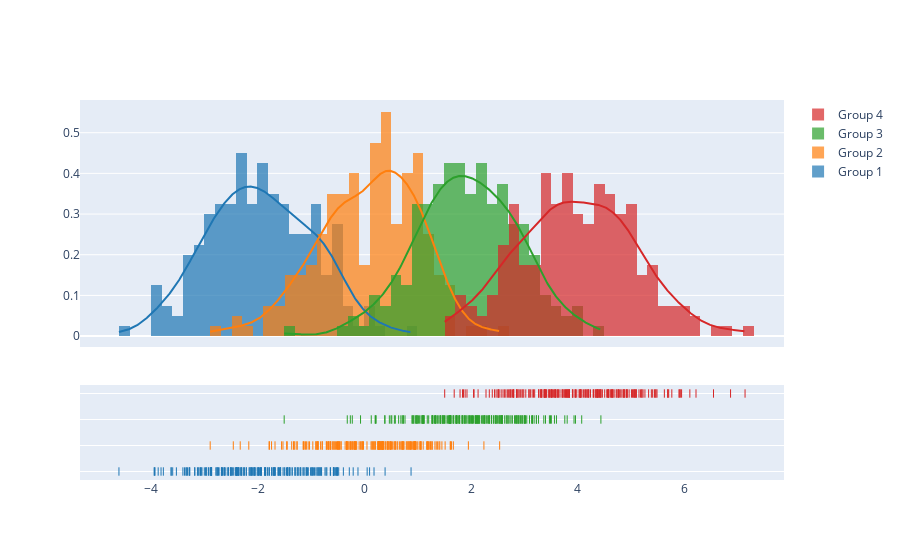

Source (notebook cell):
### Code cell
import plotly.figure_factory as ff

# Add histogram data
x1 = np.random.randn(200) - 2
x2 = np.random.randn(200)
x3 = np.random.randn(200) + 2
x4 = np.random.randn(200) + 4

# Group data together
hist_data = [x1, x2, x3, x4]

group_labels = ['Group 1', 'Group 2', 'Group 3', 'Group 4']

# Create distplot with custom bin_size
fig = ff.create_distplot(hist_data, group_labels, bin_size=.2)
fig.show()

### Figure 1 — Plotly figure (JSON) as saved in the notebook; plotly's stock layout.template omitted (floating-point values rounded to 4 significant figures; data arrays with more than 128 entries replaced by an {"elided": "..."} marker saying what was removed)
{"data": [{"autobinx": false, "histnorm": "probability density", "legendgroup": "Group 1", "marker": {"color": "rgb(31, 119, 180)"}, "name": "Group 1", "opacity": 0.7, "type": "histogram", "x": {"elided": "200 float values"}, "xaxis": "x", "xbins": {"end": 0.8725, "size": 0.2, "start": -4.61}, "yaxis": "y"}, {"autobinx": false, "histnorm": "probability density", "legendgroup": "Group 2", "marker": {"color": "rgb(255, 127, 14)"}, "name": "Group 2", "opacity": 0.7, "type": "histogram", "x": {"elided": "200 float values"}, "xaxis": "x", "xbins": {"end": 2.535, "size": 0.2, "start": -2.897}, "yaxis": "y"}, {"autobinx": false, "histnorm": "probability density", "legendgroup": "Group 3", "marker": {"color": "rgb(44, 160, 44)"}, "name": "Group 3", "opacity": 0.7, "type": "histogram", "x": {"elided": "200 float values"}, "xaxis": "x", "xbins": {"end": 4.436, "size": 0.2, "start": -1.509}, "yaxis": "y"}, {"autobinx": false, "histnorm": "probability density", "legendgroup": "Group 4", "marker": {"color": "rgb(214, 39, 40)"}, "name": "Group 4", "opacity": 0.7, "type": "histogram", "x": {"elided": "200 float values"}, "xaxis": "x", "xbins": {"end": 7.141, "size": 0.2, "start": 1.504}, "yaxis": "y"}, {"legendgroup": "Group 1", "marker": {"color": "rgb(31, 119, 180)"}, "mode": "lines", "name": "Group 1", "showlegend": false, "type": "scatter", "x": {"elided": "500 float values"}, "xaxis": "x", "y": {"elided": "500 float values"}, "yaxis": "y"}, {"legendgroup": "Group 2", "marker": {"color": "rgb(255, 127, 14)"}, "mode": "lines", "name": "Group 2", "showlegend": false, "type": "scatter", "x": {"elided": "500 float values"}, "xaxis": "x", "y": {"elided": "500 float values"}, "yaxis": "y"}, {"legendgroup": "Group 3", "marker": {"color": "rgb(44, 160, 44)"}, "mode": "lines", "name": "Group 3", "showlegend": false, "type": "scatter", "x": {"elided": "500 float values"}, "xaxis": "x", "y": {"elided": "500 float values"}, "yaxis": "y"}, {"legendgroup": "Group 4", "marker": {"color": "rgb(214, 39, 40)"}, "mode": "lines", "name": "Group 4", "showlegend": false, "type": "scatter", "x": {"elided": "500 float values"}, "xaxis": "x", "y": {"elided": "500 float values"}, "yaxis": "y"}, {"legendgroup": "Group 1", "marker": {"color": "rgb(31, 119, 180)", "symbol": "line-ns-open"}, "mode": "markers", "name": "Group 1", "showlegend": false, "type": "scatter", "x": {"elided": "200 float values"}, "xaxis": "x", "y": {"elided": "200 str values"}, "yaxis": "y2"}, {"legendgroup": "Group 2", "marker": {"color": "rgb(255, 127, 14)", "symbol": "line-ns-open"}, "mode": "markers", "name": "Group 2", "showlegend": false, "type": "scatter", "x": {"elided": "200 float values"}, "xaxis": "x", "y": {"elided": "200 str values"}, "yaxis": "y2"}, {"legendgroup": "Group 3", "marker": {"color": "rgb(44, 160, 44)", "symbol": "line-ns-open"}, "mode": "markers", "name": "Group 3", "showlegend": false, "type": "scatter", "x": {"elided": "200 float values"}, "xaxis": "x", "y": {"elided": "200 str values"}, "yaxis": "y2"}, {"legendgroup": "Group 4", "marker": {"color": "rgb(214, 39, 40)", "symbol": "line-ns-open"}, "mode": "markers", "name": "Group 4", "showlegend": false, "type": "scatter", "x": {"elided": "200 float values"}, "xaxis": "x", "y": {"elided": "200 str values"}, "yaxis": "y2"}], "layout": {"barmode": "overlay", "hovermode": "closest", "legend": {"traceorder": "reversed"}, "xaxis": {"anchor": "y2", "domain": [0.0, 1.0], "zeroline": false}, "yaxis": {"anchor": "free", "domain": [0.35, 1], "position": 0.0}, "yaxis2": {"anchor": "x", "domain": [0, 0.25], "dtick": 1, "showticklabels": false}}}
